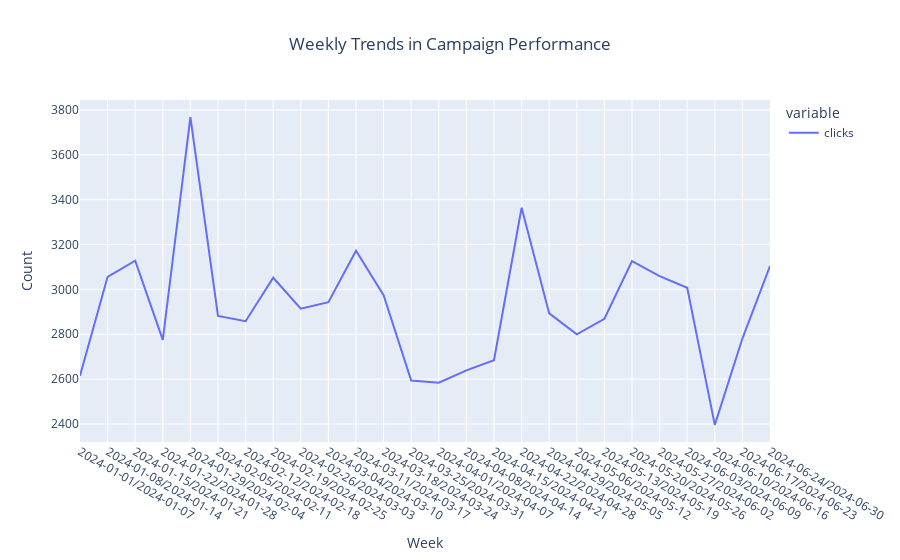

The cell this chart's notebook holds for it:
### Code cell
fig_weekly = px.line(weekly_data, x='week', y=['clicks'],
                     title='Weekly Trends in Campaign Performance',
                     labels={'value': 'Count', 'week': 'Week'})
fig_weekly.update_layout(title_x=0.5)
fig_weekly.show()

### Figure 1 — Plotly figure (JSON) as saved in the notebook; plotly's stock layout.template omitted (floating-point values rounded to 4 significant figures)
{"data": [{"hovertemplate": "variable=clicks<br>Week=%{x}<br>Count=%{y}<extra></extra>", "legendgroup": "clicks", "line": {"color": "#636efa", "dash": "solid"}, "marker": {"symbol": "circle"}, "mode": "lines", "name": "clicks", "orientation": "v", "showlegend": true, "type": "scatter", "x": ["2024-01-01/2024-01-07", "2024-01-08/2024-01-14", "2024-01-15/2024-01-21", "2024-01-22/2024-01-28", "2024-01-29/2024-02-04", "2024-02-05/2024-02-11", "2024-02-12/2024-02-18", "2024-02-19/2024-02-25", "2024-02-26/2024-03-03", "2024-03-04/2024-03-10", "2024-03-11/2024-03-17", "2024-03-18/2024-03-24", "2024-03-25/2024-03-31", "2024-04-01/2024-04-07", "2024-04-08/2024-04-14", "2024-04-15/2024-04-21", "2024-04-22/2024-04-28", "2024-04-29/2024-05-05", "2024-05-06/2024-05-12", "2024-05-13/2024-05-19", "2024-05-20/2024-05-26", "2024-05-27/2024-06-02", "2024-06-03/2024-06-09", "2024-06-10/2024-06-16", "2024-06-17/2024-06-23", "2024-06-24/2024-06-30"], "xaxis": "x", "y": [2615, 3056, 3128, 2775, 3768, 2882, 2858, 3052, 2914, 2943, 3172, 2974, 2594, 2584, 2639, 2684, 3364, 2893, 2800, 2869, 3126, 3059, 3007, 2396, 2781, 3104], "yaxis": "y"}], "layout": {"legend": {"title": {"text": "variable"}, "tracegroupgap": 0}, "title": {"text": "Weekly Trends in Campaign Performance", "x": 0.5}, "xaxis": {"anchor": "y", "domain": [0, 1], "title": {"text": "Week"}}, "yaxis": {"anchor": "x", "domain": [0, 1], "title": {"text": "Count"}}}}
